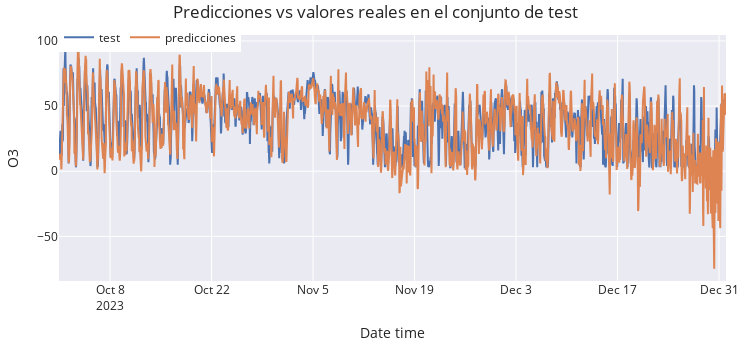

Here is the notebook cell this chart was saved with:
### Code cell
# Gráfico de las predicciones vs valores reales en el conjunto de test
# ==============================================================================
fig = go.Figure()
trace1 = go.Scatter(x=data_test.index, y=data_test['o3'], name="test", mode="lines")
trace2 = go.Scatter(x=predictions.index, y=predictions['o3'], name="predicciones", mode="lines")
fig.add_trace(trace1)
fig.add_trace(trace2)
fig.update_layout(
    title="Predicciones vs valores reales en el conjunto de test",
    xaxis_title="Date time",
    yaxis_title="O3",
    width=750,
    height=350,
    margin=dict(l=20, r=20, t=35, b=20),
    legend=dict(
        orientation="h",
        yanchor="top",
        y=1.05,
        xanchor="left",
        x=0
    )
)
fig.show()

### Figure 1 — Plotly figure (JSON) as saved in the notebook; plotly's stock layout.template omitted (floating-point values rounded to 4 significant figures; data arrays with more than 128 entries replaced by an {"elided": "..."} marker saying what was removed)
{"data": [{"mode": "lines", "name": "test", "type": "scatter", "x": {"elided": "2209 str values"}, "y": {"elided": "2209 float values"}}, {"mode": "lines", "name": "predicciones", "type": "scatter", "x": {"elided": "2208 str values"}, "y": {"elided": "2208 float values"}}], "layout": {"height": 350, "legend": {"orientation": "h", "x": 0, "xanchor": "left", "y": 1.05, "yanchor": "top"}, "margin": {"b": 20, "l": 20, "r": 20, "t": 35}, "title": {"text": "Predicciones vs valores reales en el conjunto de test"}, "width": 750, "xaxis": {"title": {"text": "Date time"}}, "yaxis": {"title": {"text": "O3"}}}}
